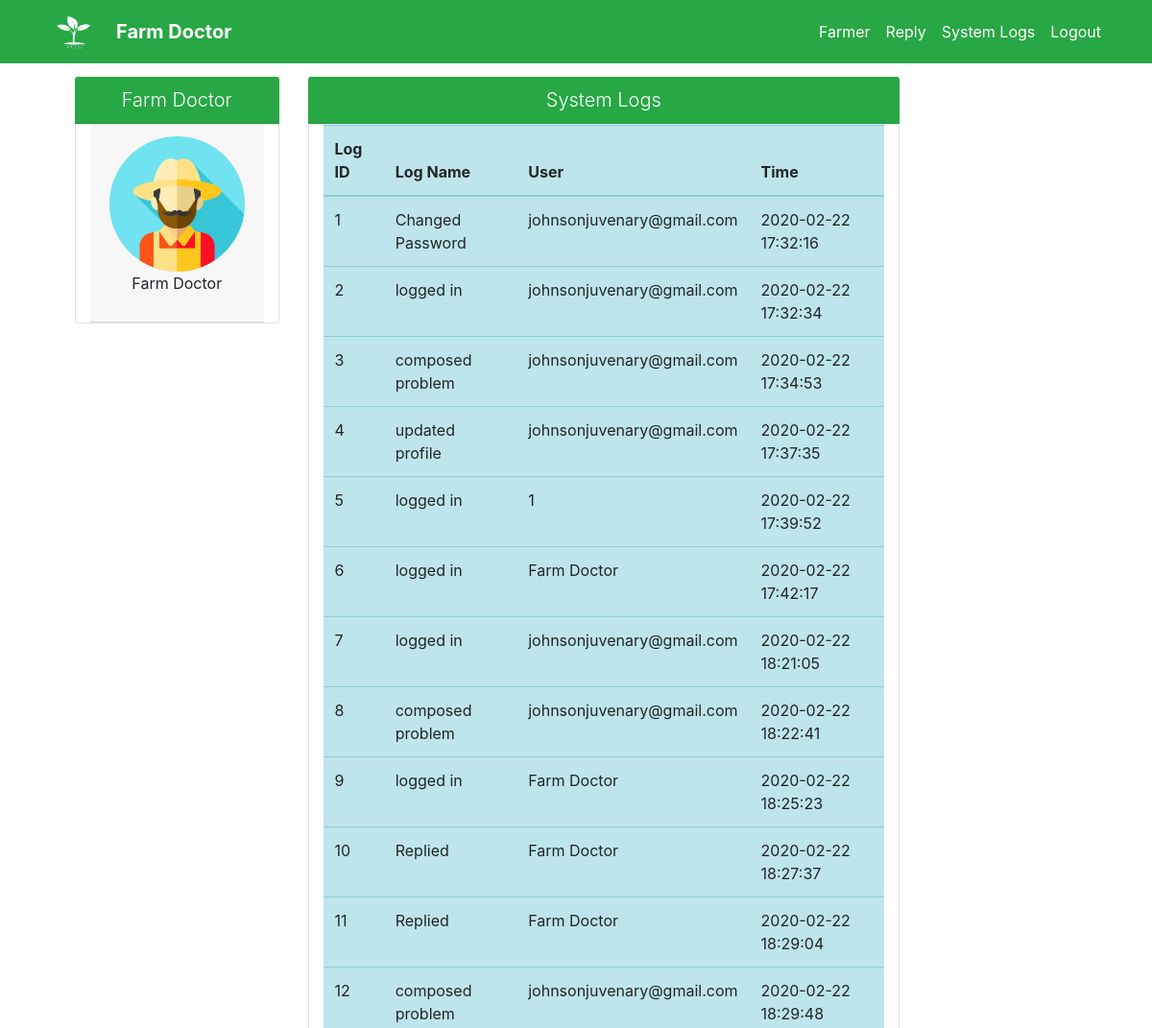
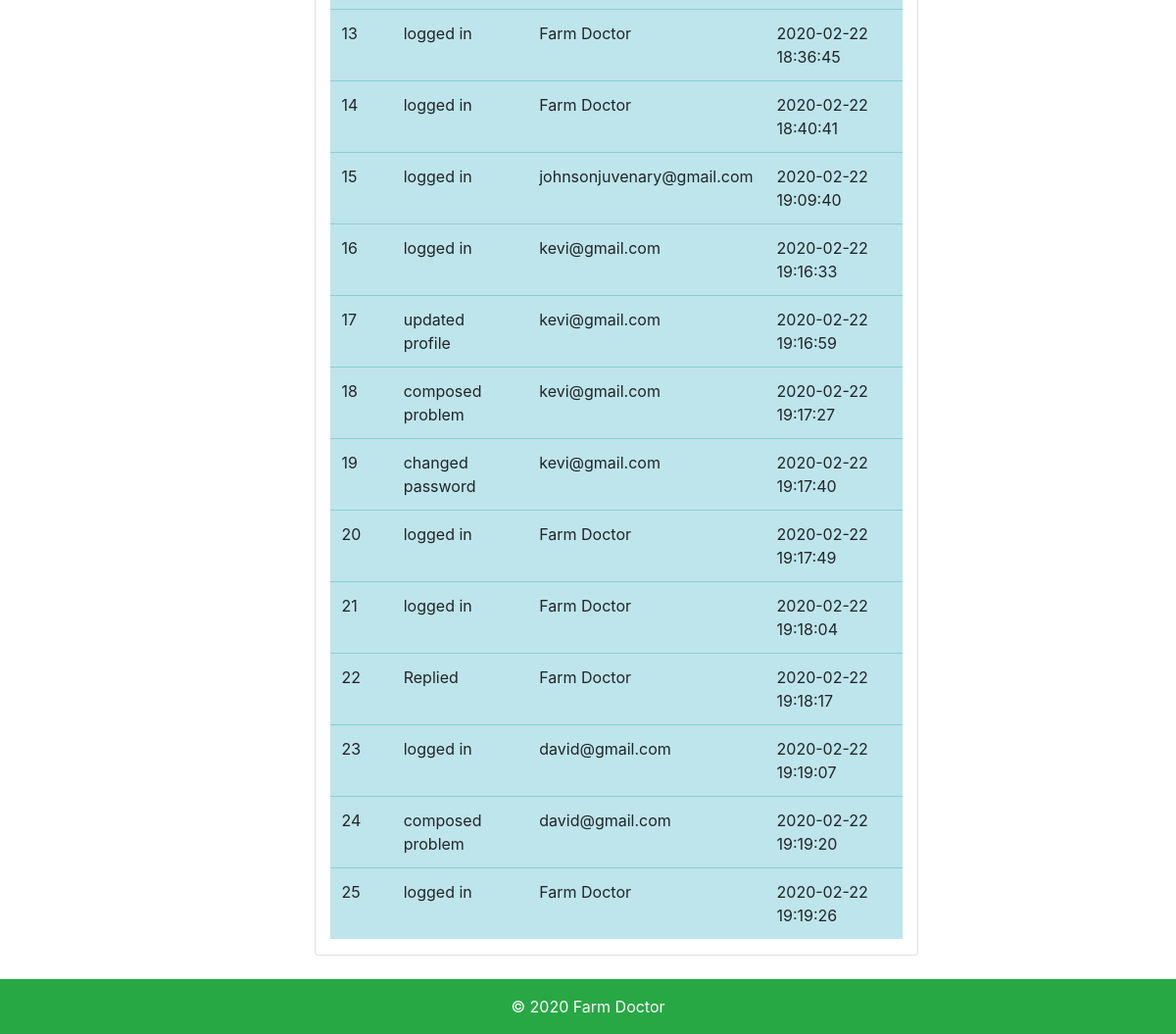
/Doctor/log.php (signed in), run on the app's committed database (2 pictures, top to bottom).
### tables this page shows
CREATE TABLE `farmdoctor` (
  `id` int(10) NOT NULL,
  `name` varchar(50) NOT NULL,
  `profile_pic` text NOT NULL DEFAULT 'default_profile.png',
  `password` varchar(256) NOT NULL
);

CREATE TABLE `log` (
  `log_id` int(10) NOT NULL,
  `log_name` text NOT NULL,
  `user` text NOT NULL,
  `time_happend` timestamp NOT NULL DEFAULT current_timestamp() ON UPDATE current_timestamp()
);

### Doctor/log.php (the view, shortened to what this page needs)
<?php include('header.php');
include('../process/connection.php');
?>
<div class="row col-md-10 my-4 mr-2 ml-5">
  <div class="col-md-3">
    <?php
    $doctor_profile = mysqli_fetch_array(mysqli_query($connection, "SELECT * FROM farmdoctor WHERE id = '$_SESSION[doctor]' LIMIT 1"));
    ?>
    <h1 class="card-header lead text-white bg-success text-center"><?php echo $doctor_profile['name']; ?></h1>
    <div class="card col-md-12">
      <div class="card-header">
        <img src="profile_pics/<?php echo $doctor_profile['profile_pic']; ?>" alt="farmer profile pic" class="rounded mx-auto d-block img-fluid" style="width:100%;">
        <p class="text-center">Farm Doctor</p>
      </div>
    </div>
  </div>
  <div class="col-md-8">
    <h1 class="card-header lead text-white bg-success text-center"> System Logs</h1>
    <div class="card col-md-12">
      <?php
      $logs = mysqli_query($connection, "SELECT * FROM log");
      if (mysqli_num_rows($logs) == 0) : ?>
        <div class="alert alert-warning">
          no logs
        </div>
    </div>
  </div>
</div>
<?php include('footer.php'); ?>
<?php else : ?>
  <div>
    <table class="table table-info table-responsive">
      <thead>
        <tr>
          <th>Log ID</th>
          <th>Log Name</th>
          <th>User</th>
          <th>Time </th>
        </tr>
      </thead>
      <tbody>
        <tr>
          <?php while ($row = mysqli_fetch_array($logs)) : ?>
            <td><?php echo $row['log_id']; ?></td>
            <td><?php echo $row['log_name']; ?></td>
            <td><?php echo $row['user']; ?></td>
            <td><?php echo $row['time_happend']; ?></td>
        </tr>
      <?php endwhile ?>
      </tbody>
    </table>
  </div>
<?php endif; ?>
</div>
</div>
</div>
<footer class="py-3 bg-success ">
  <div class="container">
    <p class="m-0 text-center text-white">&copy; 2020 Farm Doctor</p>
  </div>
</footer>
</body>
</html>

### css/custom.css (style rules this page uses)
body { padding-top: 56px; }
::placeholder { font-size: 13px; }

### data on the page
farmdoctor: name "Farm Doctor", profile_pic (placeholder picture)
log: log_id "1", log_name "Changed Password", user "johnsonjuvenary@gmail.com", time_happend "2020-02-22 17:32:16"
log: log_id "2", log_name "logged in", user "johnsonjuvenary@gmail.com", time_happend "2020-02-22 17:32:34"
log: log_id "3", log_name "composed problem", user "johnsonjuvenary@gmail.com", time_happend "2020-02-22 17:34:53"
log: log_id "4", log_name "updated profile", user "johnsonjuvenary@gmail.com", time_happend "2020-02-22 17:37:35"
log: log_id "5", log_name "logged in", user "1", time_happend "2020-02-22 17:39:52"
log: log_id "6", log_name "logged in", user "Farm Doctor", time_happend "2020-02-22 17:42:17"
log: log_id "7", log_name "logged in", user "johnsonjuvenary@gmail.com", time_happend "2020-02-22 18:21:05"
log: log_id "8", log_name "composed problem", user "johnsonjuvenary@gmail.com", time_happend "2020-02-22 18:22:41"
log: log_id "9", log_name "logged in", user "Farm Doctor", time_happend "2020-02-22 18:25:23"
log: log_id "10", log_name "Replied", user "Farm Doctor", time_happend "2020-02-22 18:27:37"
log: log_id "11", log_name "Replied", user "Farm Doctor", time_happend "2020-02-22 18:29:04"
log: log_id "12", log_name "composed problem", user "johnsonjuvenary@gmail.com", time_happend "2020-02-22 18:29:48"
log: log_id "13", log_name "logged in", user "Farm Doctor", time_happend "2020-02-22 18:36:45"
log: log_id "14", log_name "logged in", user "Farm Doctor", time_happend "2020-02-22 18:40:41"
log: log_id "15", log_name "logged in", user "johnsonjuvenary@gmail.com", time_happend "2020-02-22 19:09:40"
log: log_id "16", log_name "logged in", user "kevi@gmail.com", time_happend "2020-02-22 19:16:33"
log: log_id "17", log_name "updated profile", user "kevi@gmail.com", time_happend "2020-02-22 19:16:59"
log: log_id "18", log_name "composed problem", user "kevi@gmail.com", time_happend "2020-02-22 19:17:27"
log: log_id "19", log_name "changed password", user "kevi@gmail.com", time_happend "2020-02-22 19:17:40"
log: log_id "20", log_name "logged in", user "Farm Doctor", time_happend "2020-02-22 19:17:49"
log: log_id "21", log_name "logged in", user "Farm Doctor", time_happend "2020-02-22 19:18:04"
log: log_id "22", log_name "Replied", user "Farm Doctor", time_happend "2020-02-22 19:18:17"
log: log_id "23", log_name "logged in", user "david@gmail.com", time_happend "2020-02-22 19:19:07"
log: log_id "24", log_name "composed problem", user "david@gmail.com", time_happend "2020-02-22 19:19:20"
log: log_id "25", log_name "logged in", user "Farm Doctor", time_happend "2020-02-22 19:19:26"
